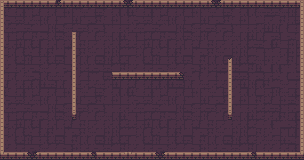

A level layout from a 2D game, rendered from its tile map. Below: a short description, then the map file with its tile-grid data intact:
An orthogonal 38x20 tile map with 8x8 px tiles, 2 tile layers (Ground, Walls).

<map version="1.5" tiledversion="1.7.2" orientation="orthogonal" renderorder="right-down" width="38" height="20" tilewidth="8" tileheight="8" infinite="0" nextlayerid="3" nextobjectid="1">
 <editorsettings>
  <export target="maps/room1test.lua" format="lua" />
 </editorsettings>
 <tileset firstgid="1" name="topdown" tilewidth="8" tileheight="8" tilecount="64" columns="8">
  <image source="microFantasy.v0.4/tilesets/topdown.png" width="64" height="64" />
 </tileset>
 <layer id="2" name="Ground" width="38" height="20">
  <data encoding="csv">
52,35,44,28,44,49,53,37,35,34,27,51,34,43,49,33,52,35,44,28,44,49,53,37,35,34,27,51,34,43,49,33,25,25,25,25,25,25,
49,35,28,25,52,26,28,26,41,25,34,36,53,35,28,37,49,35,28,25,52,26,28,26,41,25,34,36,53,35,28,37,34,53,53,34,29,43,
43,45,53,43,34,29,35,25,50,49,25,45,42,35,41,33,43,45,53,43,34,29,35,25,50,49,25,45,42,35,41,33,50,27,35,42,28,53,
43,34,50,53,50,50,29,45,34,51,53,27,45,25,26,27,43,34,50,53,50,50,29,45,34,51,53,27,45,25,26,27,43,49,29,36,26,27,
26,25,52,50,42,45,44,53,34,29,35,36,34,34,37,49,26,25,52,50,42,45,44,53,34,29,35,36,34,34,37,49,37,26,53,33,45,36,
51,27,49,37,52,33,43,33,52,35,42,27,35,43,44,51,51,27,49,37,52,33,43,33,52,35,42,27,35,43,44,51,53,36,49,26,41,49,
50,44,36,51,36,44,42,50,25,45,42,34,50,41,29,50,50,44,36,51,36,44,42,50,25,45,42,34,50,41,29,50,26,25,35,28,41,49,
33,36,51,29,26,28,52,53,33,42,37,36,53,29,52,51,33,36,51,29,26,28,52,53,33,42,37,36,53,29,52,51,34,41,43,36,42,37,
43,35,27,27,45,34,35,35,45,41,51,51,45,53,50,42,43,35,27,27,45,34,35,35,45,41,51,51,45,53,50,42,49,36,37,25,35,51,
25,28,35,34,45,37,34,34,36,35,35,25,36,53,53,37,25,28,35,34,45,37,34,34,36,35,35,25,36,53,53,25,45,27,51,36,50,53,
52,35,44,28,44,49,53,37,35,34,27,51,34,43,49,33,52,35,44,28,44,49,53,37,35,34,27,51,34,43,49,29,28,42,50,34,26,28,
49,35,28,25,52,26,28,26,41,25,34,36,53,35,28,37,49,35,28,25,52,26,28,26,41,25,34,36,53,35,28,37,50,27,29,34,28,51,
43,45,53,43,34,29,35,25,50,49,25,45,42,35,41,33,43,45,53,43,34,29,35,25,50,49,25,45,42,35,41,33,42,52,35,41,53,34,
43,34,50,53,50,50,29,45,34,51,53,27,45,25,26,27,43,34,50,53,50,50,29,45,34,51,53,27,45,25,26,27,51,51,53,25,27,50,
26,25,52,50,42,45,44,53,34,29,35,36,34,34,37,49,26,25,52,50,42,45,44,53,34,29,35,36,34,34,37,49,51,43,44,42,28,49,
51,27,49,37,52,33,43,33,52,35,42,27,35,43,44,51,51,27,49,37,52,33,43,33,52,35,42,27,35,43,44,51,35,36,25,50,45,25,
50,44,36,51,36,44,42,50,25,45,42,34,50,41,29,50,50,44,36,51,36,44,42,50,25,45,42,34,50,41,29,50,42,43,50,25,37,33,
33,36,51,29,26,28,52,53,33,42,37,36,53,29,52,51,33,36,51,29,26,28,52,53,33,42,37,36,53,29,52,51,43,34,34,49,45,36,
43,35,27,27,45,34,35,35,45,41,51,51,45,53,50,42,43,35,27,27,45,34,35,35,45,41,51,51,45,53,50,42,33,43,35,43,28,52,
25,28,35,34,45,37,34,34,36,35,35,25,36,53,53,37,25,28,35,34,45,37,34,34,36,35,35,25,36,53,53,37,35,51,27,33,33,0
</data>
 </layer>
 <layer id="1" name="Walls" width="38" height="20">
  <data encoding="csv">
13,2,2,2,2,2,2,6,2,2,2,2,2,2,2,5,6,2,2,2,2,2,2,2,2,2,5,6,2,2,2,2,2,2,2,2,2,14,
12,0,0,0,0,0,0,0,0,0,0,0,0,0,0,0,0,0,0,0,0,0,0,0,0,0,0,0,0,0,0,0,0,0,0,0,0,11,
12,0,0,0,0,0,0,0,0,0,0,0,0,0,0,0,0,0,0,0,0,0,0,0,0,0,0,0,0,0,0,0,0,0,0,0,0,11,
12,0,0,0,0,0,0,0,0,0,0,0,0,0,0,0,0,0,0,0,0,0,0,0,0,0,0,0,0,0,0,0,0,0,0,0,0,11,
12,0,0,0,0,0,0,0,0,4,0,0,0,0,0,0,0,0,0,0,0,0,0,0,0,0,0,0,0,0,0,0,0,0,0,0,0,11,
12,0,0,0,0,0,0,0,0,12,0,0,0,0,0,0,0,0,0,0,0,0,0,0,0,0,0,0,0,0,0,0,0,0,0,0,0,11,
12,0,0,0,0,0,0,0,0,12,0,0,0,0,0,0,0,0,0,0,0,0,0,0,0,0,0,0,0,0,0,0,0,0,0,0,0,11,
12,0,0,0,0,0,0,0,0,12,0,0,0,0,0,0,0,0,0,0,0,0,0,0,0,0,0,0,9,0,0,0,0,0,0,0,0,11,
12,0,0,0,0,0,0,0,0,12,0,0,0,0,0,0,0,0,0,0,0,0,0,0,0,0,0,0,11,0,0,0,0,0,0,0,0,11,
12,0,0,0,0,0,0,0,0,12,0,0,0,0,2,2,2,2,2,2,2,2,5,0,0,0,0,0,11,0,0,0,0,0,0,0,0,11,
12,0,0,0,0,0,0,0,0,12,0,0,0,0,0,0,0,0,0,0,0,0,0,0,0,0,0,0,11,0,0,0,0,0,0,0,0,11,
12,0,0,0,0,0,0,0,0,12,0,0,0,0,0,0,0,0,0,0,0,0,0,0,0,0,0,0,11,0,0,0,0,0,0,0,0,11,
12,0,0,0,0,0,0,0,0,12,0,0,0,0,0,0,0,0,0,0,0,0,0,0,0,0,0,0,11,0,0,0,0,0,0,0,0,11,
12,0,0,0,0,0,0,0,0,12,0,0,0,0,0,0,0,0,0,0,0,0,0,0,0,0,0,0,11,0,0,0,0,0,0,0,0,11,
12,0,0,0,0,0,0,0,0,20,0,0,0,0,0,0,0,0,0,0,0,0,0,0,0,0,0,0,19,0,0,0,0,0,0,0,0,11,
12,0,0,0,0,0,0,0,0,0,0,0,0,0,0,0,0,0,0,0,0,0,0,0,0,0,0,0,0,0,0,0,0,0,0,0,0,11,
12,0,0,0,0,0,0,0,0,0,0,0,0,0,0,0,0,0,0,0,0,0,0,0,0,0,0,0,0,0,0,0,0,0,0,0,0,11,
12,0,0,0,0,0,0,0,0,0,0,0,0,0,0,0,0,0,0,0,0,0,0,0,0,0,0,0,0,0,0,0,0,0,0,0,0,11,
12,0,0,0,0,0,0,0,0,0,0,0,0,0,0,0,0,0,0,0,0,0,0,0,0,0,0,0,0,0,0,0,0,0,0,0,0,11,
21,2,2,5,6,2,2,2,2,2,2,5,2,2,2,22,21,2,2,5,6,2,2,2,2,2,2,2,2,2,2,5,2,2,2,2,2,22
</data>
 </layer>
</map>
